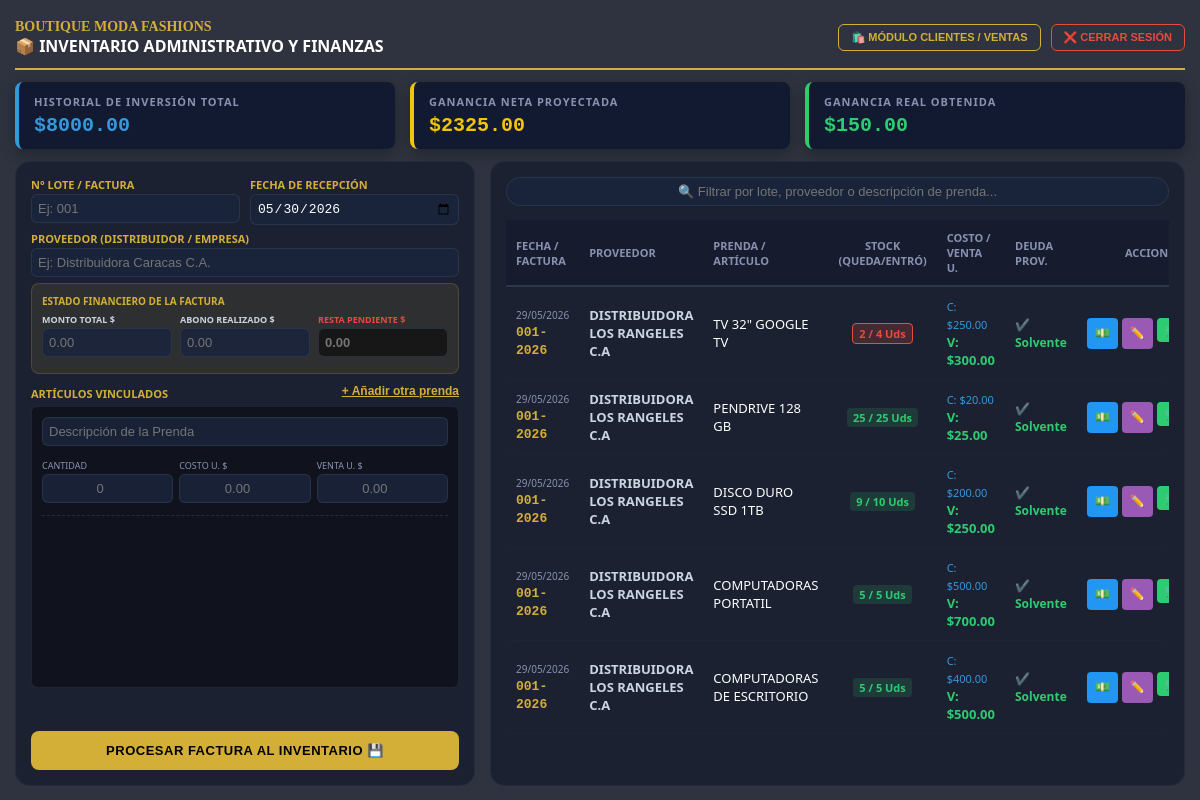
The app's page /inventario (signed in) with its own data.
### app.py (models this page shows)
class Inventario(db.Model):
    id = db.Column(db.Integer, primary_key=True)
    lote_factura = db.Column(db.String(50), nullable=False)
    proveedor = db.Column(db.String(150), nullable=False, default="VARIOS")
    fecha_factura = db.Column(db.String(50), nullable=False)
    monto_factura = db.Column(db.Float, default=0.0)
    abono_proveedor = db.Column(db.Float, default=0.0)
    resta_proveedor = db.Column(db.Float, default=0.0)
    prenda = db.Column(db.String(150), nullable=False)
    cantidad_inicial = db.Column(db.Integer, default=0)
    cantidad_actual = db.Column(db.Integer, default=0)
    precio_costo = db.Column(db.Float, default=0.0)
    precio_venta = db.Column(db.Float, default=0.0)

### app.py (the view)
@app.route('/inventario')
def inventario():
    if not session.get('autenticado'):
        return redirect(url_for('login'))
    productos = Inventario.query.order_by(Inventario.id.desc()).all()
    inversion_total = 0.0
    ganancia_proyectada = 0.0
    ganancia_real = 0.0
    for p in productos:
        inversion_total += (p.cantidad_inicial * p.precio_costo)
        ganancia_proyectada += (p.cantidad_inicial * (p.precio_venta - p.precio_costo))
        cant_vendida = p.cantidad_inicial - p.cantidad_actual
        if cant_vendida > 0:
            ganancia_real += (cant_vendida * (p.precio_venta - p.precio_costo))
    return render_template('inventario.html',
                           productos=productos,
                           inversion=inversion_total,
                           proyectada=ganancia_proyectada,
                           real=ganancia_real)

### templates/inventario.html (shortened to what this page needs)
<!DOCTYPE html>
<html lang="es">
<head>
</head>
<body>
<div class="header">
    <div class="header-left">
        BOUTIQUE MODA FASHIONS<br>
        <span style="color: white; font-size: 16px; font-family: 'Segoe UI', sans-serif;">📦 INVENTARIO ADMINISTRATIVO Y FINANZAS</span>
    </div>
    <div style="display: flex; gap: 10px;">
        <button onclick="window.location.href='/dashboard'" style="background:none; color:var(--gold); border:1px solid var(--gold); padding:6px 12px; border-radius:6px; cursor:pointer; font-size:11px; font-weight:bold;">🛍️ MÓDULO CLIENTES / VENTAS</button>
        <button onclick="window.location.href='/logout'" style="background:none; color:#e74c3c; border:1px solid #e74c3c; padding:6px 12px; border-radius:6px; cursor:pointer; font-size:11px; font-weight:bold;">❌ CERRAR SESIÓN</button>
    </div>
</div>
<div class="kpi-container">
    <div class="kpi-card" style="border-left-color: #3498db;">
        <div class="kpi-title" id="title_inversion">Historial de Inversión Total</div>
        <div class="kpi-value" style="color: #3498db;" id="val_inversion" data-original="{{ inversion }}">${{ "%.2f"|format(inversion) }}</div>
    </div>
    <div class="kpi-card" style="border-left-color: #f1c40f;">
        <div class="kpi-title" id="title_proyectada">Ganancia Neta Proyectada</div>
        <div class="kpi-value" style="color: #f1c40f;" id="val_proyectada" data-original="{{ proyectada }}">${{ "%.2f"|format(proyectada) }}</div>
    </div>
    <div class="kpi-card" style="border-left-color: #2ecc71;">
        <div class="kpi-title" id="title_real">Ganancia Real Obtenida</div>
        <div class="kpi-value" style="color: #2ecc71;" id="val_real" data-original="{{ real }}">${{ "%.2f"|format(real) }}</div>
    </div>
</div>
<div class="container">
    <div class="panel-left">
        <form action="/inventario/guardar" method="POST" id="form_inventario" style="display:flex; flex-direction:column; height:100%; margin:0;">
            <div style="display: grid; grid-template-columns: 1fr 1fr; gap: 10px;">
                <div>
                    <label>N° Lote / Factura</label>
                    <input type="text" name="lote_factura" id="input_lote" placeholder="Ej: 001" required>
                </div>
                <div>
                    <label>Fecha de Recepción</label>
                    <input type="date" name="fecha_factura" id="input_fecha" required>
                </div>
            </div>
            <div>
                <label>Proveedor (Distribuidor / Empresa)</label>
                <input type="text" name="proveedor" id="input_proveedor" placeholder="Ej: Distribuidora Caracas C.A." required>
            </div>
            <div style="background: rgba(212, 175, 55, 0.1); padding: 10px; border-radius: 8px; margin-bottom: 8px; border: 1px solid rgba(212, 175, 55, 0.2)">
                <span style="font-size: 10px; color: var(--gold); font-weight: bold; display: block; margin-bottom: 5px; text-transform: uppercase;">Estado Financiero de la Factura</span>
                <div style="display: grid; grid-template-columns: 1fr 1fr 1fr; gap: 8px;">
                    <div>
                        <label style="font-size: 9px; color: #cbd5e1;">Monto Total $</label>
                        <input type="number" step="0.01" name="monto_factura" id="prov_monto" placeholder="0.00" onkeyup="calcularRestaProveedor()">
                    </div>
                    <div>
                        <label style="font-size: 9px; color: #cbd5e1;">Abono Realizado $</label>
                        <input type="number" step="0.01" name="abono_proveedor" id="prov_abono" placeholder="0.00" onkeyup="calcularRestaProveedor()">
                    </div>
                    <div>
                        <label style="font-size: 9px; color: #e74c3c;">Resta Pendiente $</label>
                        <input type="number" step="0.01" id="prov_resta" placeholder="0.00" readonly style="background: rgba(0,0,0,0.5); color: #e74c3c; font-weight: bold;">
                    </div>
                </div>
            </div>
            <div style="display: flex; justify-content: space-between; align-items: center;">
                <label id="label_prendas_seccion">Artículos Vinculados</label>
                <button type="button" class="btn-add" id="btn_añadir_fila" onclick="agregarFilaPrenda()">+ Añadir otra prenda</button>
            </div>
            <div class="prendas-scrollarea" id="lote_prendas_container">
                <div class="fila-prenda" style="border-bottom: 1px dashed rgba(255,255,255,0.1); padding-bottom: 6px; margin-bottom: 8px;">
                    <input type="text" name="prenda[]" id="p_nom_0" placeholder="Descripción de la Prenda" required>
                    <div style="display: grid; grid-template-columns: 1fr 1fr 1fr; gap: 6px;">
                        <div>
                            <span style="font-size:9px; color:#8892b0;">CANTIDAD</span>
                            <input type="number" name="cantidad[]" id="p_cant_0" placeholder="0" min="1" required style="text-align: center;">
                        </div>
                        <div>
                            <span style="font-size:9px; color:#8892b0;">COSTO U. $</span>
                            <input type="number" step="0.01" name="precio_costo[]" id="p_costo_0" placeholder="0.00" required style="text-align: center;">
                        </div>
                        <div>
                            <span style="font-size:9px; color:#8892b0;">VENTA U. $</span>
                            <input type="number" step="0.01" name="precio_venta[]" id="p_venta_0" placeholder="0.00" required style="text-align: center;">
                        </div>
                    </div>
                </div>
            </div>
            <button type="submit" class="btn-main" id="btn_guardar_lote">PROCESAR FACTURA AL INVENTARIO 💾</button>
        </form>
    </div>
    <div class="panel-right">
        <input type="text" id="buscador" onkeyup="filtrarInventarioFinanciero()" placeholder="🔍 Filtrar por lote, proveedor o descripción de prenda..." style="border-radius:30px; text-align:center;">
        <div class="table-container">
            <table id="tabla_inventario">
                <thead>
                    <tr>
                        <th>FECHA / FACTURA</th>
                        <th>PROVEEDOR</th>
                        <th>PRENDA / ARTÍCULO</th>
                        <th style="text-align: center;">STOCK (QUEDA/ENTRÓ)</th>
                        <th>COSTO / VENTA U.</th>
                        <th>DEUDA PROV.</th>
                        <th style="text-align: center; width: 120px;">ACCIONES</th>
                    </tr>
                </thead>
                <tbody>
                    {% for p in productos %}
                    <tr data-inversion="{{ p.cantidad_inicial * p.precio_costo }}"
                        data-proyectada="{{ p.cantidad_inicial * (p.precio_venta - p.precio_costo) }}"
                        data-real="{{ (p.cantidad_inicial - p.cantidad_actual) * (p.precio_venta - p.precio_costo) }}">
                        <td>
                            <span style="font-size:10px; color:#8892b0; display:block;">{{ p.fecha_factura }}</span>
                            <span style="color: var(--gold); font-family: monospace;"><b>{{ p.lote_factura }}</b></span>
                        </td>
                        <td style="color: #cbd5e1; font-weight: bold;">{{ p.proveedor }}</td>
                        <td>{{ p.prenda }}</td>
                        <td style="text-align: center;">
                            {% if p.cantidad_actual <= 2 %}
                                <span class="stock-alert stock-bajo">{{ p.cantidad_actual }} / {{ p.cantidad_inicial }} Uds</span>
                            {% else %}
                                <span class="stock-alert stock-ok">{{ p.cantidad_actual }} / {{ p.cantidad_inicial }} Uds</span>
                            {% endif %}
                        </td>
                        <td>
                            <span style="color: #3498db; font-size: 11px;">C: ${{ "%.2f"|format(p.precio_costo) }}</span><br>
                            <span style="color: #2ecc71; font-weight: bold;">V: ${{ "%.2f"|format(p.precio_venta) }}</span>
                        </td>
                        <td>
                            {% if p.resta_proveedor > 0 %}
                                <span style="color: #e74c3c; font-size:12px; display:block;">Resta: <b>${{ "%.2f"|format(p.resta_proveedor) }}</b></span>
                                <span style="font-size:9px; color:#8892b0;">Total: ${{ "%.2f"|format(p.monto_factura) }}</span>
                            {% else %}
                                <span style="color: #2ecc71; font-size:12px; font-weight:bold;">✔️ Solvente</span>
                            {% endif %}
                        </td>
                        <td style="text-align: center;">
                            <div style="display: flex; gap: 4px; justify-content: center;">
                                <button class="btn-accion" style="background: #2196F3;" onclick="abrirModalHistorial('{{ p.lote_factura }}')" title="Historial / Abonar">💵</button>
                                <button class="btn-accion" style="background: #9b59b6;" onclick="activarEdicion('{{ p.id }}', '{{ p.lote_factura }}', '{{ p.proveedor }}', '{{ p.fecha_factura }}', '{{ p.monto_factura }}', '{{ p.abono_proveedor }}', '{{ p.prenda }}', '{{ p.cantidad_actual }}', '{{ p.precio_costo }}', '{{ p.precio_venta }}')" title="Editar">✏️</button>
                                <form action="/inventario/vender_simular/{{ p.id }}" method="POST" style="margin:0;">
                                    <button class="btn-accion" style="background: #2ecc71;" title="Rebajar 1 Unidad">🛒</button>
                                </form>
                            </div>
                        </td>
                    </tr>
                    {% endfor %}
                </tbody>
            </table>
        </div>
    </div>
</div>
</body>
</html>

### records on screen
Inventario: fecha_factura "29/05/2026", lote_factura "001-2026", proveedor "DISTRIBUIDORA LOS RANGELES C.A", prenda "TV 32\" GOOGLE TV", cantidad_actual "2", cantidad_inicial "4", precio_costo "250.00", precio_venta "300.00", resta_proveedor "✔️ Solvente"
Inventario: fecha_factura "29/05/2026", lote_factura "001-2026", proveedor "DISTRIBUIDORA LOS RANGELES C.A", prenda "PENDRIVE 128 GB", cantidad_actual "25", cantidad_inicial "25", precio_costo "20.00", precio_venta "25.00", resta_proveedor "✔️ Solvente"
Inventario: fecha_factura "29/05/2026", lote_factura "001-2026", proveedor "DISTRIBUIDORA LOS RANGELES C.A", prenda "DISCO DURO SSD 1TB", cantidad_actual "9", cantidad_inicial "10", precio_costo "200.00", precio_venta "250.00", resta_proveedor "✔️ Solvente"
Inventario: fecha_factura "29/05/2026", lote_factura "001-2026", proveedor "DISTRIBUIDORA LOS RANGELES C.A", prenda "COMPUTADORAS PORTATIL", cantidad_actual "5", cantidad_inicial "5", precio_costo "500.00", precio_venta "700.00", resta_proveedor "✔️ Solvente"
Inventario: fecha_factura "29/05/2026", lote_factura "001-2026", proveedor "DISTRIBUIDORA LOS RANGELES C.A", prenda "COMPUTADORAS DE ESCRITORIO", cantidad_actual "5", cantidad_inicial "5", precio_costo "400.00", precio_venta "500.00", resta_proveedor "✔️ Solvente"

### other values on screen
{{ "%.2f"|format(inversion) }} "8000.00"
{{ "%.2f"|format(proyectada) }} "2325.00"
{{ "%.2f"|format(real) }} "150.00"
